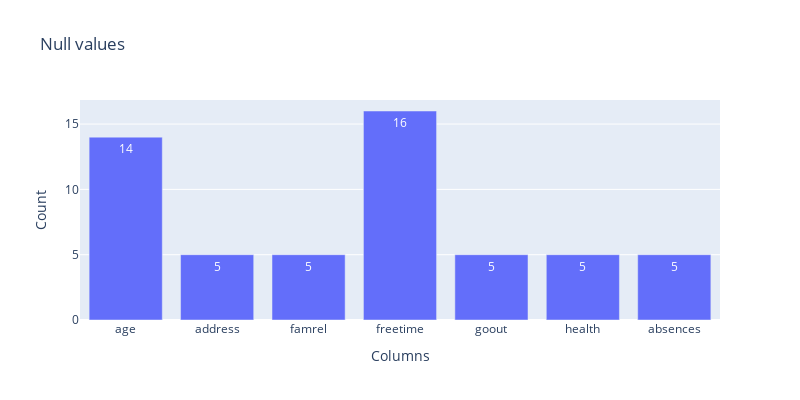

The notebook cell this image was saved under:
### Code cell
plot_missing_values_columns(df)

### Figure 1 — Plotly figure (JSON) as saved in the notebook; plotly's stock layout.template omitted (floating-point values rounded to 4 significant figures)
{"data": [{"hovertemplate": "Columns=%{x}<br>Count=%{y}<br>text=%{text}<extra></extra>", "legendgroup": "", "marker": {"color": "#636efa", "pattern": {"shape": ""}}, "name": "", "orientation": "v", "showlegend": false, "text": [14.0, 5.0, 5.0, 16.0, 5.0, 5.0, 5.0], "textposition": "auto", "type": "bar", "x": ["age", "address", "famrel", "freetime", "goout", "health", "absences"], "xaxis": "x", "y": [14, 5, 5, 16, 5, 5, 5], "yaxis": "y"}], "layout": {"barmode": "relative", "height": 400, "legend": {"tracegroupgap": 0}, "title": {"text": "Null values"}, "width": 800, "xaxis": {"anchor": "y", "domain": [0, 1], "title": {"text": "Columns"}}, "yaxis": {"anchor": "x", "domain": [0, 1], "title": {"text": "Count"}}}}
